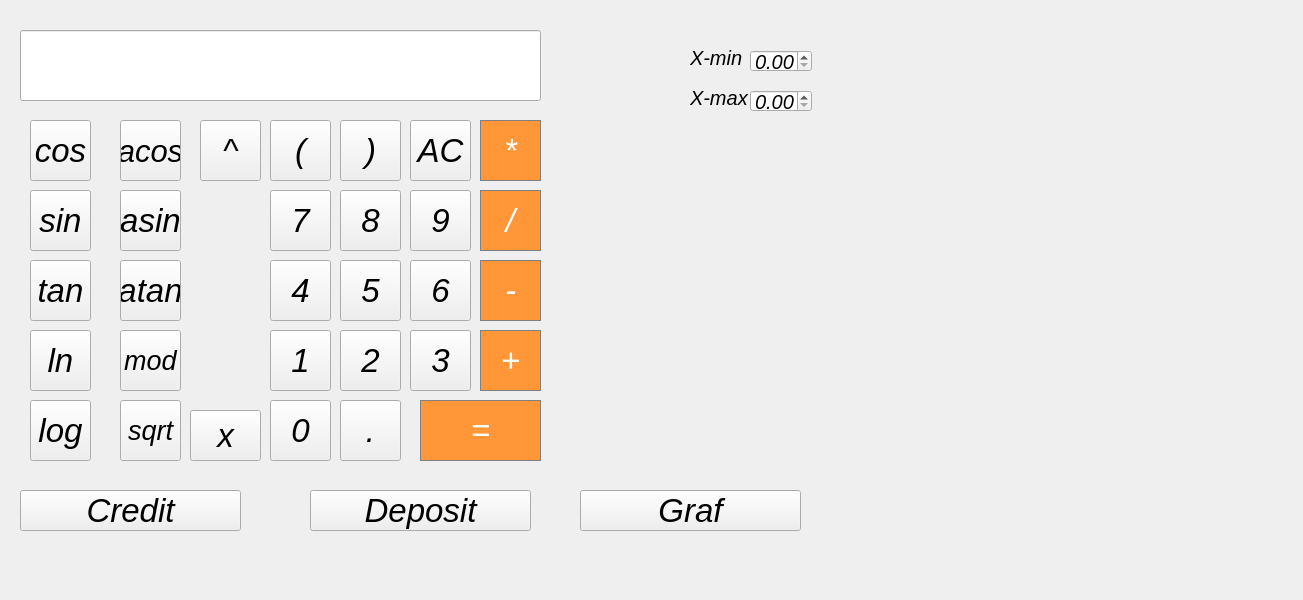
<?xml version="1.0" encoding="UTF-8"?>
<ui version="4.0">
 <class>MainWindow</class>
 <widget class="QMainWindow" name="MainWindow">
  <property name="geometry">
   <rect>
    <x>0</x>
    <y>0</y>
    <width>1303</width>
    <height>600</height>
   </rect>
  </property>
  <property name="font">
   <font>
    <pointsize>25</pointsize>
    <italic>true</italic>
   </font>
  </property>
  <property name="windowTitle">
   <string>MainWindow</string>
  </property>
  <widget class="QWidget" name="centralwidget">
   <widget class="QPushButton" name="pushButton_brecLeft">
    <property name="geometry">
     <rect>
      <x>270</x>
      <y>120</y>
      <width>61</width>
      <height>61</height>
     </rect>
    </property>
    <property name="text">
     <string>(</string>
    </property>
   </widget>
   <widget class="QPushButton" name="pushButton_brecRight">
    <property name="geometry">
     <rect>
      <x>340</x>
      <y>120</y>
      <width>61</width>
      <height>61</height>
     </rect>
    </property>
    <property name="text">
     <string>)</string>
    </property>
   </widget>
   <widget class="QPushButton" name="pushButton_AC">
    <property name="geometry">
     <rect>
      <x>410</x>
      <y>120</y>
      <width>61</width>
      <height>61</height>
     </rect>
    </property>
    <property name="text">
     <string>AC</string>
    </property>
   </widget>
   <widget class="QPushButton" name="pushButton_mod">
    <property name="geometry">
     <rect>
      <x>120</x>
      <y>330</y>
      <width>61</width>
      <height>61</height>
     </rect>
    </property>
    <property name="font">
     <font>
      <pointsize>20</pointsize>
      <italic>true</italic>
     </font>
    </property>
    <property name="text">
     <string>mod</string>
    </property>
   </widget>
   <widget class="QPushButton" name="pushButton_99">
    <property name="geometry">
     <rect>
      <x>410</x>
      <y>190</y>
      <width>61</width>
      <height>61</height>
     </rect>
    </property>
    <property name="text">
     <string>9</string>
    </property>
   </widget>
   <widget class="QPushButton" name="pushButton_88">
    <property name="geometry">
     <rect>
      <x>340</x>
      <y>190</y>
      <width>61</width>
      <height>61</height>
     </rect>
    </property>
    <property name="text">
     <string>8</string>
    </property>
   </widget>
   <widget class="QPushButton" name="pushButton_77">
    <property name="geometry">
     <rect>
      <x>270</x>
      <y>190</y>
      <width>61</width>
      <height>61</height>
     </rect>
    </property>
    <property name="text">
     <string>7</string>
    </property>
   </widget>
   <widget class="QPushButton" name="pushButton_div">
    <property name="geometry">
     <rect>
      <x>480</x>
      <y>190</y>
      <width>61</width>
      <height>61</height>
     </rect>
    </property>
    <property name="styleSheet">
     <string notr="true">QPushButton {
  background-color: rgb(255, 151, 57);
  color: white; 
  border: 1px solid gray;
}

QPushButton:pressed {
    background-color: qlineargradient(x1: 0, y1: 0, x2: 0, y2: 1,
                                      stop: 0 #FF7832, stop: 1 #FF9739);
}</string>
    </property>
    <property name="text">
     <string>/</string>
    </property>
   </widget>
   <widget class="QPushButton" name="pushButton_66">
    <property name="geometry">
     <rect>
      <x>410</x>
      <y>260</y>
      <width>61</width>
      <height>61</height>
     </rect>
    </property>
    <property name="text">
     <string>6</string>
    </property>
   </widget>
   <widget class="QPushButton" name="pushButton_55">
    <property name="geometry">
     <rect>
      <x>340</x>
      <y>260</y>
      <width>61</width>
      <height>61</height>
     </rect>
    </property>
    <property name="text">
     <string>5</string>
    </property>
   </widget>
   <widget class="QPushButton" name="pushButton_44">
    <property name="geometry">
     <rect>
      <x>270</x>
      <y>260</y>
      <width>61</width>
      <height>61</height>
     </rect>
    </property>
    <property name="text">
     <string>4</string>
    </property>
   </widget>
   <widget class="QPushButton" name="pushButton_sub">
    <property name="geometry">
     <rect>
      <x>480</x>
      <y>260</y>
      <width>61</width>
      <height>61</height>
     </rect>
    </property>
    <property name="styleSheet">
     <string notr="true">QPushButton {
  background-color: rgb(255, 151, 57);
  color: white; 
  border: 1px solid gray;
}

QPushButton:pressed {
    background-color: qlineargradient(x1: 0, y1: 0, x2: 0, y2: 1,
                                      stop: 0 #FF7832, stop: 1 #FF9739);
}</string>
    </property>
    <property name="text">
     <string>-</string>
    </property>
   </widget>
   <widget class="QPushButton" name="pushButton_33">
    <property name="geometry">
     <rect>
      <x>410</x>
      <y>330</y>
      <width>61</width>
      <height>61</height>
     </rect>
    </property>
    <property name="text">
     <string>3</string>
    </property>
   </widget>
   <widget class="QPushButton" name="pushButton_22">
    <property name="geometry">
     <rect>
      <x>340</x>
      <y>330</y>
      <width>61</width>
      <height>61</height>
     </rect>
    </property>
    <property name="text">
     <string>2</string>
    </property>
   </widget>
   <widget class="QPushButton" name="pushButton_12">
    <property name="geometry">
     <rect>
      <x>270</x>
      <y>330</y>
      <width>61</width>
      <height>61</height>
     </rect>
    </property>
    <property name="text">
     <string>1</string>
    </property>
   </widget>
   <widget class="QPushButton" name="pushButton_add">
    <property name="geometry">
     <rect>
      <x>480</x>
      <y>330</y>
      <width>61</width>
      <height>61</height>
     </rect>
    </property>
    <property name="styleSheet">
     <string notr="true">QPushButton {
  background-color: rgb(255, 151, 57);
  color: white; 
  border: 1px solid gray;
}

QPushButton:pressed {
    background-color: qlineargradient(x1: 0, y1: 0, x2: 0, y2: 1,
                                      stop: 0 #FF7832, stop: 1 #FF9739);
}</string>
    </property>
    <property name="text">
     <string>+</string>
    </property>
   </widget>
   <widget class="QPushButton" name="pushButton_dot">
    <property name="geometry">
     <rect>
      <x>340</x>
      <y>400</y>
      <width>61</width>
      <height>61</height>
     </rect>
    </property>
    <property name="text">
     <string>.</string>
    </property>
   </widget>
   <widget class="QPushButton" name="pushButton_00">
    <property name="geometry">
     <rect>
      <x>270</x>
      <y>400</y>
      <width>61</width>
      <height>61</height>
     </rect>
    </property>
    <property name="text">
     <string>0</string>
    </property>
   </widget>
   <widget class="QPushButton" name="pushButton_res">
    <property name="geometry">
     <rect>
      <x>420</x>
      <y>400</y>
      <width>121</width>
      <height>61</height>
     </rect>
    </property>
    <property name="styleSheet">
     <string notr="true">QPushButton {
  background-color: rgb(255, 151, 57);
  color: white; 
  border: 1px solid gray;
}

QPushButton:pressed {
    background-color: qlineargradient(x1: 0, y1: 0, x2: 0, y2: 1,
                                      stop: 0 #FF7832, stop: 1 #FF9739);
}</string>
    </property>
    <property name="text">
     <string>=</string>
    </property>
   </widget>
   <widget class="QPushButton" name="pushButton_mult">
    <property name="geometry">
     <rect>
      <x>480</x>
      <y>120</y>
      <width>61</width>
      <height>61</height>
     </rect>
    </property>
    <property name="styleSheet">
     <string notr="true">QPushButton {
  background-color: rgb(255, 151, 57);
  color: white; 
  border: 1px solid gray;
}

QPushButton:pressed {
    background-color: qlineargradient(x1: 0, y1: 0, x2: 0, y2: 1,
                                      stop: 0 #FF7832, stop: 1 #FF9739);
}</string>
    </property>
    <property name="text">
     <string>*</string>
    </property>
   </widget>
   <widget class="QLineEdit" name="result_show">
    <property name="geometry">
     <rect>
      <x>20</x>
      <y>30</y>
      <width>521</width>
      <height>71</height>
     </rect>
    </property>
   </widget>
   <widget class="QPushButton" name="pushButton_sin">
    <property name="geometry">
     <rect>
      <x>30</x>
      <y>190</y>
      <width>61</width>
      <height>61</height>
     </rect>
    </property>
    <property name="text">
     <string>sin</string>
    </property>
   </widget>
   <widget class="QPushButton" name="pushButton_tan">
    <property name="geometry">
     <rect>
      <x>30</x>
      <y>260</y>
      <width>61</width>
      <height>61</height>
     </rect>
    </property>
    <property name="text">
     <string>tan</string>
    </property>
   </widget>
   <widget class="QPushButton" name="pushButton_log">
    <property name="geometry">
     <rect>
      <x>30</x>
      <y>400</y>
      <width>61</width>
      <height>61</height>
     </rect>
    </property>
    <property name="text">
     <string>log</string>
    </property>
   </widget>
   <widget class="QPushButton" name="pushButton_ln">
    <property name="geometry">
     <rect>
      <x>30</x>
      <y>330</y>
      <width>61</width>
      <height>61</height>
     </rect>
    </property>
    <property name="text">
     <string>ln</string>
    </property>
   </widget>
   <widget class="QPushButton" name="pushButton_cos">
    <property name="geometry">
     <rect>
      <x>30</x>
      <y>120</y>
      <width>61</width>
      <height>61</height>
     </rect>
    </property>
    <property name="text">
     <string>cos</string>
    </property>
   </widget>
   <widget class="QPushButton" name="pushButton_acos">
    <property name="geometry">
     <rect>
      <x>120</x>
      <y>120</y>
      <width>61</width>
      <height>61</height>
     </rect>
    </property>
    <property name="font">
     <font>
      <pointsize>23</pointsize>
      <italic>true</italic>
     </font>
    </property>
    <property name="text">
     <string>acos</string>
    </property>
   </widget>
   <widget class="QPushButton" name="pushButton_asin">
    <property name="geometry">
     <rect>
      <x>120</x>
      <y>190</y>
      <width>61</width>
      <height>61</height>
     </rect>
    </property>
    <property name="text">
     <string>asin</string>
    </property>
   </widget>
   <widget class="QPushButton" name="pushButton_atan">
    <property name="geometry">
     <rect>
      <x>120</x>
      <y>260</y>
      <width>61</width>
      <height>61</height>
     </rect>
    </property>
    <property name="text">
     <string>atan</string>
    </property>
   </widget>
   <widget class="QPushButton" name="pushButton_sqrt">
    <property name="geometry">
     <rect>
      <x>120</x>
      <y>400</y>
      <width>61</width>
      <height>61</height>
     </rect>
    </property>
    <property name="font">
     <font>
      <pointsize>20</pointsize>
      <italic>true</italic>
     </font>
    </property>
    <property name="text">
     <string>sqrt</string>
    </property>
   </widget>
   <widget class="QPushButton" name="pushButton_exp">
    <property name="geometry">
     <rect>
      <x>200</x>
      <y>120</y>
      <width>61</width>
      <height>61</height>
     </rect>
    </property>
    <property name="text">
     <string>^</string>
    </property>
   </widget>
   <widget class="QPushButton" name="pushButton_x">
    <property name="geometry">
     <rect>
      <x>190</x>
      <y>410</y>
      <width>71</width>
      <height>51</height>
     </rect>
    </property>
    <property name="text">
     <string>x</string>
    </property>
   </widget>
   <widget class="QCustomPlot" name="graph_frame" native="true">
    <property name="geometry">
     <rect>
      <x>580</x>
      <y>40</y>
      <width>591</width>
      <height>421</height>
     </rect>
    </property>
    <widget class="QDoubleSpinBox" name="doubleSpinBox_x_min">
     <property name="geometry">
      <rect>
       <x>170</x>
       <y>10</y>
       <width>62</width>
       <height>22</height>
      </rect>
     </property>
     <property name="font">
      <font>
       <pointsize>15</pointsize>
       <italic>true</italic>
      </font>
     </property>
    </widget>
    <widget class="QDoubleSpinBox" name="doubleSpinBox_x_max">
     <property name="geometry">
      <rect>
       <x>170</x>
       <y>50</y>
       <width>62</width>
       <height>22</height>
      </rect>
     </property>
     <property name="font">
      <font>
       <pointsize>15</pointsize>
       <italic>true</italic>
      </font>
     </property>
    </widget>
    <widget class="QLabel" name="label">
     <property name="geometry">
      <rect>
       <x>110</x>
       <y>10</y>
       <width>58</width>
       <height>16</height>
      </rect>
     </property>
     <property name="font">
      <font>
       <pointsize>15</pointsize>
       <italic>true</italic>
      </font>
     </property>
     <property name="text">
      <string>X-min =</string>
     </property>
    </widget>
    <widget class="QLabel" name="label_2">
     <property name="geometry">
      <rect>
       <x>110</x>
       <y>50</y>
       <width>58</width>
       <height>16</height>
      </rect>
     </property>
     <property name="font">
      <font>
       <pointsize>15</pointsize>
       <italic>true</italic>
      </font>
     </property>
     <property name="text">
      <string>X-max =</string>
     </property>
    </widget>
   </widget>
   <widget class="QPushButton" name="pushButton_credit">
    <property name="geometry">
     <rect>
      <x>20</x>
      <y>490</y>
      <width>221</width>
      <height>41</height>
     </rect>
    </property>
    <property name="text">
     <string>Credit</string>
    </property>
   </widget>
   <widget class="QPushButton" name="pushButton_deposit">
    <property name="geometry">
     <rect>
      <x>310</x>
      <y>490</y>
      <width>221</width>
      <height>41</height>
     </rect>
    </property>
    <property name="text">
     <string>Deposit</string>
    </property>
   </widget>
   <widget class="QPushButton" name="pushButton_graf">
    <property name="geometry">
     <rect>
      <x>580</x>
      <y>490</y>
      <width>221</width>
      <height>41</height>
     </rect>
    </property>
    <property name="text">
     <string>Graf</string>
    </property>
   </widget>
  </widget>
 </widget>
 <customwidgets>
  <customwidget>
   <class>QCustomPlot</class>
   <extends>QWidget</extends>
   <header>qcustomplot.h</header>
   <container>1</container>
  </customwidget>
 </customwidgets>
 <resources/>
 <connections/>
</ui>
